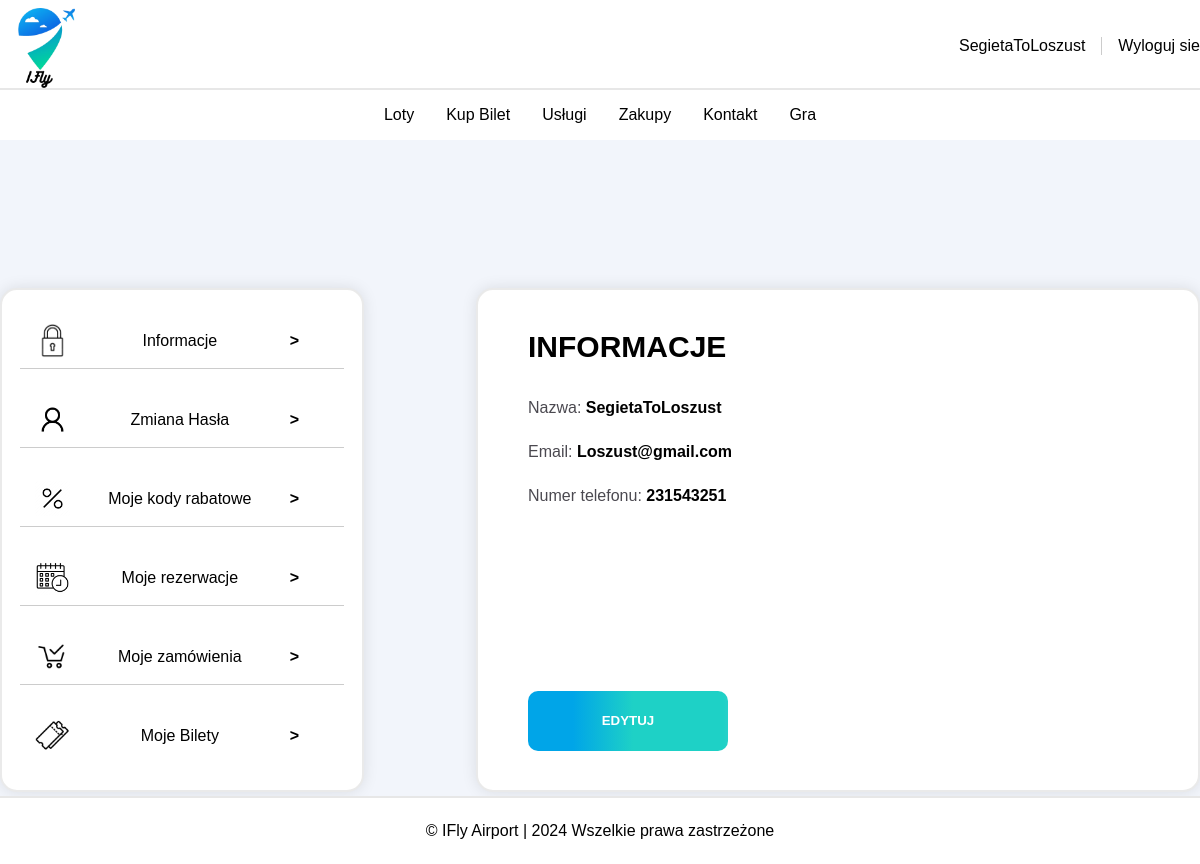
/profil.php (signed in), run on the app's committed database.
### tables this page shows
CREATE TABLE `users` (
  `user_id` int NOT NULL,
  `username` varchar(255) DEFAULT NULL,
  `password` varchar(255) NOT NULL,
  `email` varchar(255) DEFAULT NULL,
  `verification_status` varchar(20) NOT NULL,
  `code` mediumint NOT NULL,
  `number` varchar(20) NOT NULL,
  `discount` varchar(255) DEFAULT NULL,
  `used` varchar(255) DEFAULT NULL
);

### public_html/profil.php (the view, shortened to what this page needs)
<?php
    require_once "db.php";
?>
<!DOCTYPE html>
<html lang="pl">
<head>
    <link rel="stylesheet" type="text/css" href="Style/profil.css">
</head>
<body>
  <div class="top-nav">
    <div class="container">
      <div class="logo">
        <a href="http://ifly.ct8.pl/"><img src="logonapis.png" alt="Logo"></a>
      </div>
      <div class="nav-links">
        <ul>
        <?php
            if (isset($_SESSION['zalogowany'])) {
       echo "<li><a href='http://ifly.ct8.pl/profil.php'>".$_SESSION['zalogowany']."</a></li><li><a href='logout.php'>Wyloguj sie</a></li>";
            }else {
                echo "<li><a href='log.php'>Logowanie</a></li><li><a href='reg.php'>Rejestracja</a></li>";
            }
        ?>
        </ul>
      </div>
    </div>
  </div>
  <div class="second-nav">
    <ul>
      <li><a href="http://ifly.ct8.pl/loty.php">Loty</a></li>
      <li><a href="http://ifly.ct8.pl/bilety.php">Kup Bilet</a></li>
      <li><a href="http://ifly.ct8.pl/">Usługi</a></li>
      <li><a href="http://ifly.ct8.pl/zakupy.php">Zakupy</a></li>
      <li><a href="http://ifly.ct8.pl/">Kontakt</a></li>
            <li><a href="http://ifly.ct8.pl/gra.php">Gra</a></li>
    </ul>
  </div>
  <div class="main-content">
    <div class="container-panels">
      <div class="panel">
        <ul class="options-list">
          <li><img src="icon_password.png" class="icon"><a href="http://ifly.ct8.pl/profil.php">Informacje</a> <span class="arrow">></span></li>
          <hr>
          <li><img src="icon_user.png" class="icon"><a href="http://ifly.ct8.pl/haslo.php">Zmiana Hasła</a> <span class="arrow">></span></li>
          <hr>
          <li><img src="icon_percent.png" class="icon"><a href="http://ifly.ct8.pl/rabat.php">Moje kody rabatowe</a> <span class="arrow">></span></li>
          <hr>
          <li><img src="icon_calendar.png" class="icon"><a href="http://ifly.ct8.pl/rezerwacje.php">Moje rezerwacje</a> <span class="arrow">></span></li>
          <hr>
          <li><img src="icon_orders.png" class="icon"><a href="http://ifly.ct8.pl/orders.php">Moje zamówienia</a> <span class="arrow">></span></li>
          <hr>
          <li><img src="icon_ticket.jpg" class="icon"><a href="http://ifly.ct8.pl/MyTickets.php">Moje Bilety</a> <span class="arrow">></span></li>
        </ul>
      </div>
      <div class="panel2">
            <h2>INFORMACJE</h2>
            <?php
            $name = $_SESSION['zalogowany'];
            $sql = "SELECT * FROM users WHERE username = '$name'";
            $result = $conn->query($sql);
            if ($result && $result->num_rows > 0) {
                while ($row = $result->fetch_assoc()) {
                    echo "<p><a id='h'>Nazwa: </a><strong>" . (isset($row['username']) ? $row['username'] : "Nie podano") . "</strong></p>";
                    echo "<p><a id='h'>Email: </a><strong>" . (isset($row['email']) ? $row['email'] : "Nie podano") . "</strong></p>";
                    echo "<p><a id='h'>Numer telefonu: </a><strong>" . (isset($row['number']) ? $row['number'] : "Nie podano") . "</strong></p>";
                }
            } else {
                echo "Nie podano danych.";
            }
            ?>
            <a href="http://ifly.ct8.pl/inf-edytuj.php">
              <button class="button">EDYTUJ</button>
            </a>
      </div>
    </div>
  </div>
  <div class="footer">
    &copy IFly Airport | 2024 Wszelkie prawa zastrzeżone
  </div>
</body>
</html>

### public_html/Style/profil.css (style rules this page uses)
* { text-decoration: none; color: #000; }
body { margin: 0; font-family: Arial, sans-serif; height: 100vh; background-color: #f2f5fb; }
.top-nav { background-color: #fff; color: #000; position: fixed; height: 11vh; width: 100%; top: 0; z-index: 1000; }
img { width: 10vh; height: auto; }
.top-nav img { margin-top: 1vh; }
.top-nav .container { display: flex; justify-content: space-between; align-items: center; max-width: 1200px; margin: 0 auto; }
.top-nav ul { list-style: none; margin: 0; padding: 0; display: flex; }
.top-nav ul li { margin-right: 2vh; }
.top-nav ul li:last-child { margin-right: 0; }
.second-nav { background-color: #fff; color: #000; padding: 2vh 0; width: 100%; position: fixed; top: 11vh; z-index: 999; border-top: 2px solid #e7e7e7; }
.second-nav ul { list-style: none; margin: 0; padding: 0; display: flex; justify-content: center; }
.second-nav ul li { margin: 0 2vh; }
.main-content { padding-top: 8vh; text-align: center; margin-top: 8vh; }
.footer { background-color: #fff; color: #000; width: 100%; position: fixed; bottom: 0; text-align: center; padding: 3vh 0; border-top: 2px solid #e7e7e7; }
.nav-links ul li { margin-right: 2vh; border-right: 1px solid #ccc; padding-right: 2vh; }
.nav-links ul li:last-child { margin-right: 0; border-right: none; padding-right: 0; }
.container-panels { display: flex; justify-content: space-between; max-width: 1200px; margin: 0 auto; padding-top: 20vh; }
.panel { background-color: #ffffff; width: 30%; height: 500px; text-align: center; border-radius: 17px; border: solid 2px #e4e4e4c5; box-shadow: 0px 0px 15px 0px rgba(0, 0, 0, 0.1); font-family: 'Noto Sans SC', sans-serif; }
.panel2 { background-color: #ffffff; width: 60%; height: 500px; text-align: left; border-radius: 17px; border: solid 2px #e4e4e4c5; box-shadow: 0px 0px 15px 0px rgba(0, 0, 0, 0.1); list-style: none; }
.options-list { list-style: none; padding: 0; }
.options-list li { display: flex; justify-content: space-between; margin-bottom: 10px; }
.arrow { color: #000000; font-weight: bold; margin-right: 30px; }
hr { width: 90%; margin: 5px auto; border: none; border-top: 1px solid #ccc; }
.panel li { margin: 33px; }
.icon { height: 35px; width: 35px; }
.options-list li { display: flex; justify-content: space-between; align-items: center; margin-bottom: 10px; position: relative; }
.arrow { color: #000000; font-weight: bold; margin-right: 30px; transition: margin-right 0.3s ease; }
h2 { margin-top: 40px; font-size: 30px; }
.button { border: solid 0px; width: 200px; height: 60px; color: #ffffff; font-weight: bold; border-radius: 10px; background-image: linear-gradient(to right, rgba(0,165,232,1) 15%, rgba(30,209,198,1) 35%, rgba(30,209,198,1) 65%, rgba(135,206,235,1) 85%); background-position: left; background-size: 150%; transition: background-position 1s ease-in-out; margin-top: 170px; }
p { margin-left: 50px; padding-top: 10px }
#h { color: #4b4950; }

### public_html/profil.php (style rules this page uses)
h2 { margin-left: 50px; }
.button { margin-left: 50px; }

### data on the page
users: username "SegietaToLoszust", email "Loszust@gmail.com", number "231543251"

### other printed values
$_SESSION['zalogowany'] "SegietaToLoszust"
